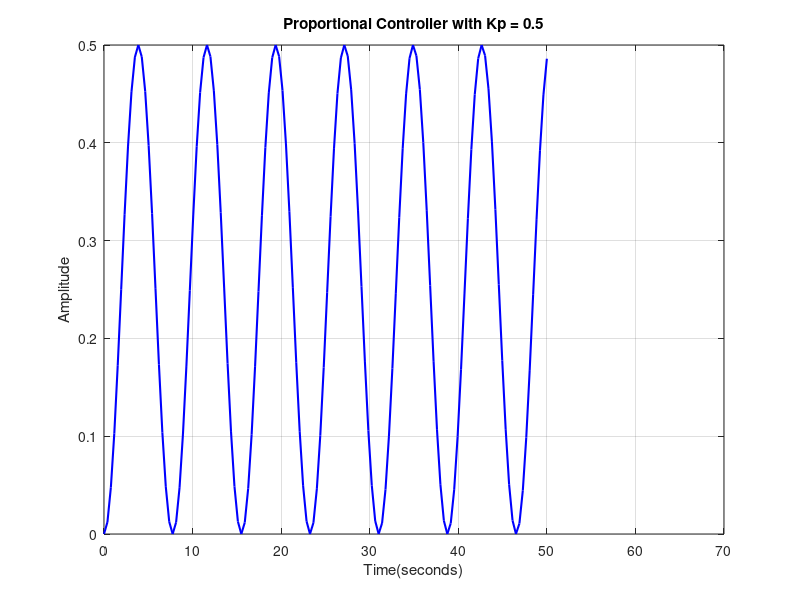

The MATLAB script that drew this image:
m = 0.0027;
R = 0.02;
g = -9.8;
L = 0.342;
d = 0.064123;
J = 4.32e-7;
s = tf('s');
P_ball = -m*g*d/L/(J/R^2+m)/s^2;

% Defining Kp ; 
Kp = 0.5;
C = pid(Kp);
sys_cl=feedback(C*P_ball,1);

% Plotting response
[y,t] = step(0.25*sys_cl);
figure;
plot(t,y,'b','LineWidth',1.5);
grid;
title('Proportional Controller with Kp = 0.5');
xlabel('Time(seconds)');
ylabel('Amplitude');
axis([0 70 0 0.5])